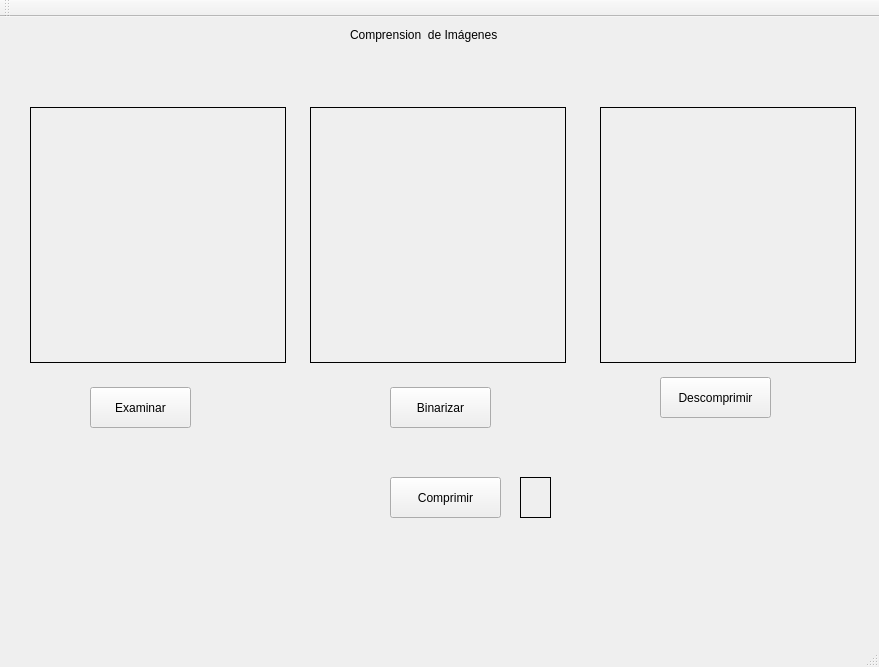
<?xml version="1.0" encoding="UTF-8"?>
<ui version="4.0">
 <class>MainWindow</class>
 <widget class="QMainWindow" name="MainWindow">
  <property name="geometry">
   <rect>
    <x>0</x>
    <y>0</y>
    <width>879</width>
    <height>667</height>
   </rect>
  </property>
  <property name="windowTitle">
   <string>MainWindow</string>
  </property>
  <widget class="QWidget" name="centralWidget">
   <widget class="QLabel" name="label">
    <property name="geometry">
     <rect>
      <x>350</x>
      <y>10</y>
      <width>191</width>
      <height>16</height>
     </rect>
    </property>
    <property name="text">
     <string>Comprension  de Imágenes</string>
    </property>
   </widget>
   <widget class="QPushButton" name="pushButton">
    <property name="geometry">
     <rect>
      <x>90</x>
      <y>370</y>
      <width>101</width>
      <height>41</height>
     </rect>
    </property>
    <property name="text">
     <string>Examinar</string>
    </property>
   </widget>
   <widget class="QPushButton" name="bt_Des">
    <property name="geometry">
     <rect>
      <x>660</x>
      <y>360</y>
      <width>111</width>
      <height>41</height>
     </rect>
    </property>
    <property name="text">
     <string>Descomprimir</string>
    </property>
   </widget>
   <widget class="QPushButton" name="Bt_Com">
    <property name="geometry">
     <rect>
      <x>390</x>
      <y>460</y>
      <width>111</width>
      <height>41</height>
     </rect>
    </property>
    <property name="text">
     <string>Comprimir</string>
    </property>
   </widget>
   <widget class="QPushButton" name="boton_Bin">
    <property name="geometry">
     <rect>
      <x>390</x>
      <y>370</y>
      <width>101</width>
      <height>41</height>
     </rect>
    </property>
    <property name="text">
     <string>Binarizar</string>
    </property>
   </widget>
   <widget class="QLabel" name="ImgColor">
    <property name="geometry">
     <rect>
      <x>30</x>
      <y>90</y>
      <width>256</width>
      <height>256</height>
     </rect>
    </property>
    <property name="frameShape">
     <enum>QFrame::Panel</enum>
    </property>
    <property name="text">
     <string/>
    </property>
    <property name="pixmap">
     <pixmap>../../Imágenes/57.png</pixmap>
    </property>
   </widget>
   <widget class="QLabel" name="label_4">
    <property name="geometry">
     <rect>
      <x>520</x>
      <y>460</y>
      <width>31</width>
      <height>41</height>
     </rect>
    </property>
    <property name="frameShape">
     <enum>QFrame::Panel</enum>
    </property>
    <property name="text">
     <string/>
    </property>
   </widget>
   <widget class="QLabel" name="ImgBin">
    <property name="geometry">
     <rect>
      <x>310</x>
      <y>90</y>
      <width>256</width>
      <height>256</height>
     </rect>
    </property>
    <property name="frameShape">
     <enum>QFrame::Panel</enum>
    </property>
    <property name="text">
     <string/>
    </property>
    <property name="pixmap">
     <pixmap>../../Imágenes/57.png</pixmap>
    </property>
   </widget>
   <widget class="QLabel" name="imgRes">
    <property name="geometry">
     <rect>
      <x>600</x>
      <y>90</y>
      <width>256</width>
      <height>256</height>
     </rect>
    </property>
    <property name="frameShape">
     <enum>QFrame::Panel</enum>
    </property>
    <property name="text">
     <string/>
    </property>
    <property name="pixmap">
     <pixmap>../../Imágenes/57.png</pixmap>
    </property>
   </widget>
  </widget>
  <widget class="QMenuBar" name="menuBar">
   <property name="geometry">
    <rect>
     <x>0</x>
     <y>0</y>
     <width>879</width>
     <height>25</height>
    </rect>
   </property>
  </widget>
  <widget class="QToolBar" name="mainToolBar">
   <attribute name="toolBarArea">
    <enum>TopToolBarArea</enum>
   </attribute>
   <attribute name="toolBarBreak">
    <bool>false</bool>
   </attribute>
  </widget>
  <widget class="QStatusBar" name="statusBar"/>
 </widget>
 <layoutdefault spacing="6" margin="11"/>
 <resources/>
 <connections/>
</ui>
